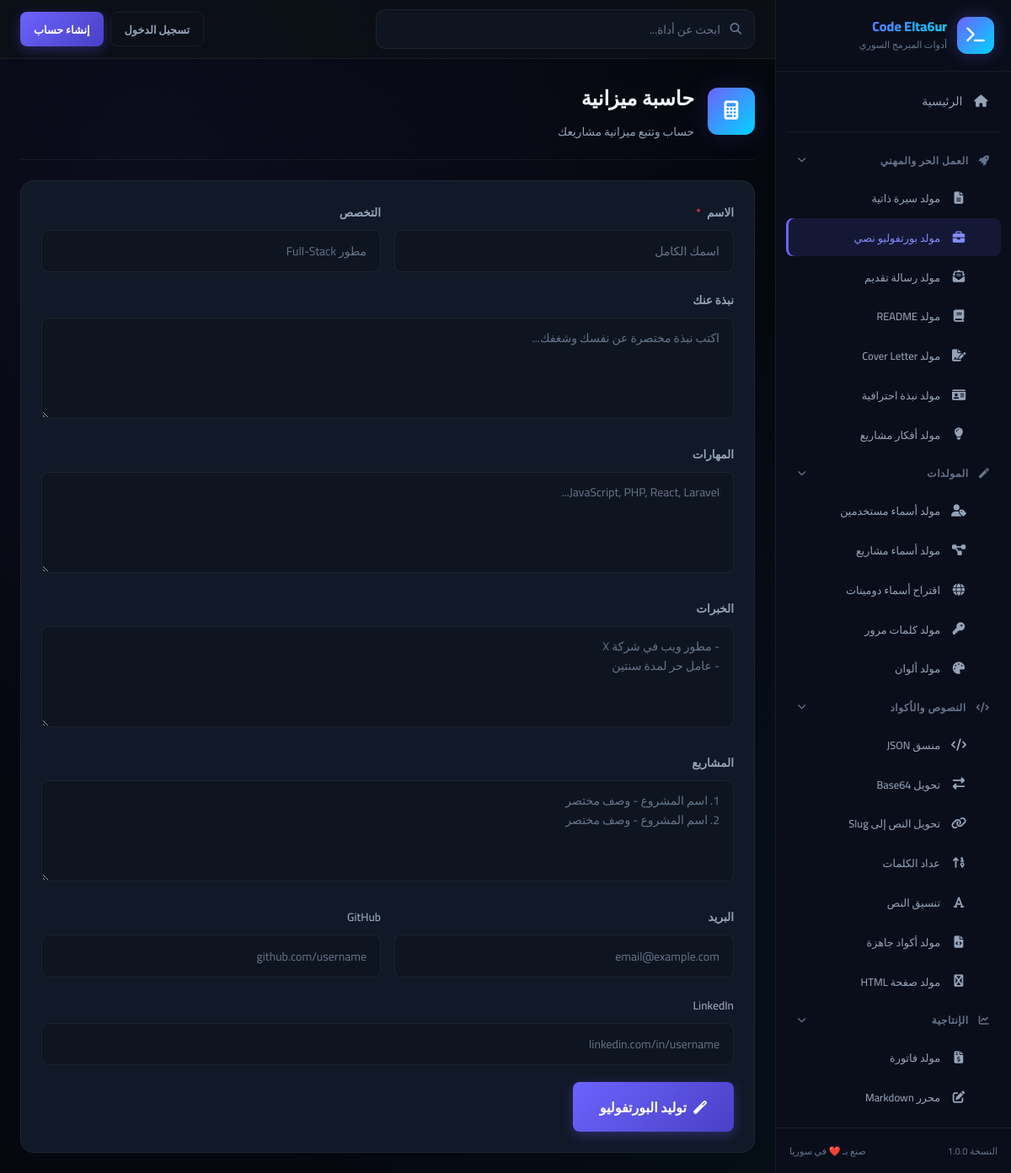
/tool.php?slug=portfolio-generator, run on the app's committed database.
### tables this page shows
CREATE TABLE IF NOT EXISTS `tools` (
    `id` INT UNSIGNED AUTO_INCREMENT PRIMARY KEY,
    `name` VARCHAR(100) NOT NULL,
    `slug` VARCHAR(100) NOT NULL UNIQUE,
    `description` TEXT DEFAULT NULL,
    `icon` VARCHAR(50) DEFAULT 'fa-wrench',
    `category` VARCHAR(50) DEFAULT 'general',
    `status` TINYINT(1) DEFAULT 1,
    `sort_order` INT DEFAULT 0,
    `usage_count` INT UNSIGNED DEFAULT 0,
    `created_at` TIMESTAMP DEFAULT CURRENT_TIMESTAMP,
    INDEX `idx_slug` (`slug`),
    INDEX `idx_category` (`category`),
    INDEX `idx_status` (`status`)
);

### tool.php (called while the page is built, shortened)
<?php
$slug = sanitize($_GET['slug'] ?? '');
$tool = getToolBySlug($slug);
$toolFile = __DIR__ . '/tools/' . $slug . '.php';
$currentTool = $slug;
include $toolFile;

### includes/functions.php (called while the page is built, shortened)
<?php
function sanitize($input) {
    return htmlspecialchars(strip_tags(trim($input)), ENT_QUOTES, 'UTF-8');
}
function getAllTools($activeOnly = true) {
    $db = getDB();
    $sql = "SELECT * FROM tools";
    if ($activeOnly) {
        $sql .= " WHERE status = 1";
    }
    $sql .= " ORDER BY sort_order ASC";
    return $db->query($sql)->fetchAll();
}
function getToolBySlug($slug) {
    $db = getDB();
    $stmt = $db->prepare("SELECT * FROM tools WHERE slug = ? AND status = 1");
    $stmt->execute([$slug]);
    return $stmt->fetch();
}

### tools/portfolio-generator.php (the view, shortened to what this page needs)
<?php
include __DIR__ . '/../includes/header.php';
?>
<div class="tool-page-header">
    <div class="tool-page-icon"><i class="fas <?= $tool['icon'] ?>"></i></div>
    <div class="tool-page-info">
        <h1><?= sanitize($tool['name']) ?></h1>
        <p><?= sanitize($tool['description']) ?></p>
    </div>
</div>
<div class="card">
    <form method="POST">
        <div class="form-row">
            <div class="form-group">
                <label class="form-label">الاسم <span class="required">*</span></label>
                <input type="text" name="name" class="form-control" placeholder="اسمك الكامل" required>
            </div>
            <div class="form-group">
                <label class="form-label">التخصص</label>
                <input type="text" name="title" class="form-control" placeholder="مطور Full-Stack">
            </div>
        </div>
        <div class="form-group">
            <label class="form-label">نبذة عنك</label>
            <textarea name="bio" class="form-control" rows="3" placeholder="اكتب نبذة مختصرة عن نفسك وشغفك..."></textarea>
        </div>
        <div class="form-group">
            <label class="form-label">المهارات</label>
            <textarea name="skills" class="form-control" rows="2" placeholder="JavaScript, PHP, React, Laravel..."></textarea>
        </div>
        <div class="form-group">
            <label class="form-label">الخبرات</label>
            <textarea name="experience" class="form-control" rows="3" placeholder="- مطور ويب في شركة X&#10;- عامل حر لمدة سنتين"></textarea>
        </div>
        <div class="form-group">
            <label class="form-label">المشاريع</label>
            <textarea name="projects" class="form-control" rows="4" placeholder="1. اسم المشروع - وصف مختصر&#10;2. اسم المشروع - وصف مختصر"></textarea>
        </div>
        <div class="form-row">
            <div class="form-group">
                <label class="form-label">البريد</label>
                <input type="email" name="email" class="form-control" placeholder="email@example.com">
            </div>
            <div class="form-group">
                <label class="form-label">GitHub</label>
                <input type="text" name="github" class="form-control" placeholder="github.com/username">
            </div>
        </div>
        <div class="form-group">
            <label class="form-label">LinkedIn</label>
            <input type="text" name="linkedin" class="form-control" placeholder="linkedin.com/in/username">
        </div>
        <button type="submit" class="btn btn-primary btn-lg"><i class="fas fa-magic"></i> توليد البورتفوليو</button>
    </form>
</div>
<?php include __DIR__ . '/../includes/footer.php'; ?>

### includes/sidebar.php (shortened to what this page needs)
<?php
$categories = [
    'career' => ['name' => 'العمل الحر والمهني', 'icon' => 'fa-rocket'],
    'generators' => ['name' => 'المولدات', 'icon' => 'fa-magic'],
    'text' => ['name' => 'النصوص والأكواد', 'icon' => 'fa-code'],
    'productivity' => ['name' => 'الإنتاجية', 'icon' => 'fa-chart-line']
];
try {
    $allTools = getAllTools();
    $toolsByCategory = [];
    foreach ($allTools as $tool) {
        $toolsByCategory[$tool['category']][] = $tool;
    }
} catch (Exception $e) {
    $toolsByCategory = [];
}
?>
<aside class="sidebar" id="sidebar">
    <div class="sidebar-header">
        <a href="<?= BASE_URL ?>" class="sidebar-logo">
            <div class="logo-icon">
                <i class="fas fa-terminal"></i>
            </div>
            <div class="logo-text">
                <span class="logo-title">Code Elta6ur</span>
                <span class="logo-subtitle">أدوات المبرمج السوري</span>
            </div>
        </a>
    </div>
    <nav class="sidebar-nav">
        <a href="<?= BASE_URL ?>" class="nav-item <?= $currentPage === 'home' ? 'active' : '' ?>">
            <i class="fas fa-home"></i>
            <span>الرئيسية</span>
        </a>
        <div class="nav-divider"></div>
        <?php foreach ($categories as $catKey => $catInfo): ?>
        <div class="nav-group">
            <div class="nav-group-title">
                <i class="fas <?= $catInfo['icon'] ?>"></i>
                <span><?= $catInfo['name'] ?></span>
                <i class="fas fa-chevron-down nav-group-arrow"></i>
            </div>
            <div class="nav-group-items">
                <?php if (isset($toolsByCategory[$catKey])): ?>
                <?php foreach ($toolsByCategory[$catKey] as $tool): ?>
                <a href="<?= BASE_URL ?>tool.php?slug=<?= $tool['slug'] ?>"
                   class="nav-item nav-sub-item <?= (isset($currentTool) && $currentTool === $tool['slug']) ? 'active' : '' ?>">
                    <i class="fas <?= $tool['icon'] ?>"></i>
                    <span><?= sanitize($tool['name']) ?></span>
                </a>
                <?php endforeach; ?>
                <?php endif; ?>
            </div>
        </div>
        <?php endforeach; ?>
    </nav>
    <div class="sidebar-footer">
        <div class="sidebar-footer-text">
            <span>النسخة <?= APP_VERSION ?></span>
            <span>صنع بـ ❤️ في سوريا</span>
        </div>
    </div>
</aside>

### data on the page
tools: name "مولد سيرة ذاتية"
tools: name "مولد بورتفوليو نصي"
tools: name "مولد رسالة تقديم"
tools: name "مولد README"
tools: name "مولد Cover Letter"
tools: name "مولد نبذة احترافية"
tools: name "مولد أفكار مشاريع"
tools: name "مولد أسماء مستخدمين"
tools: name "مولد أسماء مشاريع"
tools: name "اقتراح أسماء دومينات"
tools: name "مولد كلمات مرور"
tools: name "مولد ألوان"
tools: name "منسق JSON"
tools: name "تحويل Base64"
tools: name "تحويل النص إلى Slug"
tools: name "عداد الكلمات"
tools: name "تنسيق النص"
tools: name "مولد أكواد جاهزة"
tools: name "مولد صفحة HTML"
tools: name "مولد فاتورة"
tools: name "محرر Markdown"
tools: name "حاسبة ميزانية", description "حساب وتتبع ميزانية مشاريعك"

### other printed values
$catInfo['name'] "العمل الحر والمهني"
$catInfo['name'] "المولدات"
$catInfo['name'] "النصوص والأكواد"
$catInfo['name'] "الإنتاجية"
APP_VERSION "1.0.0"
